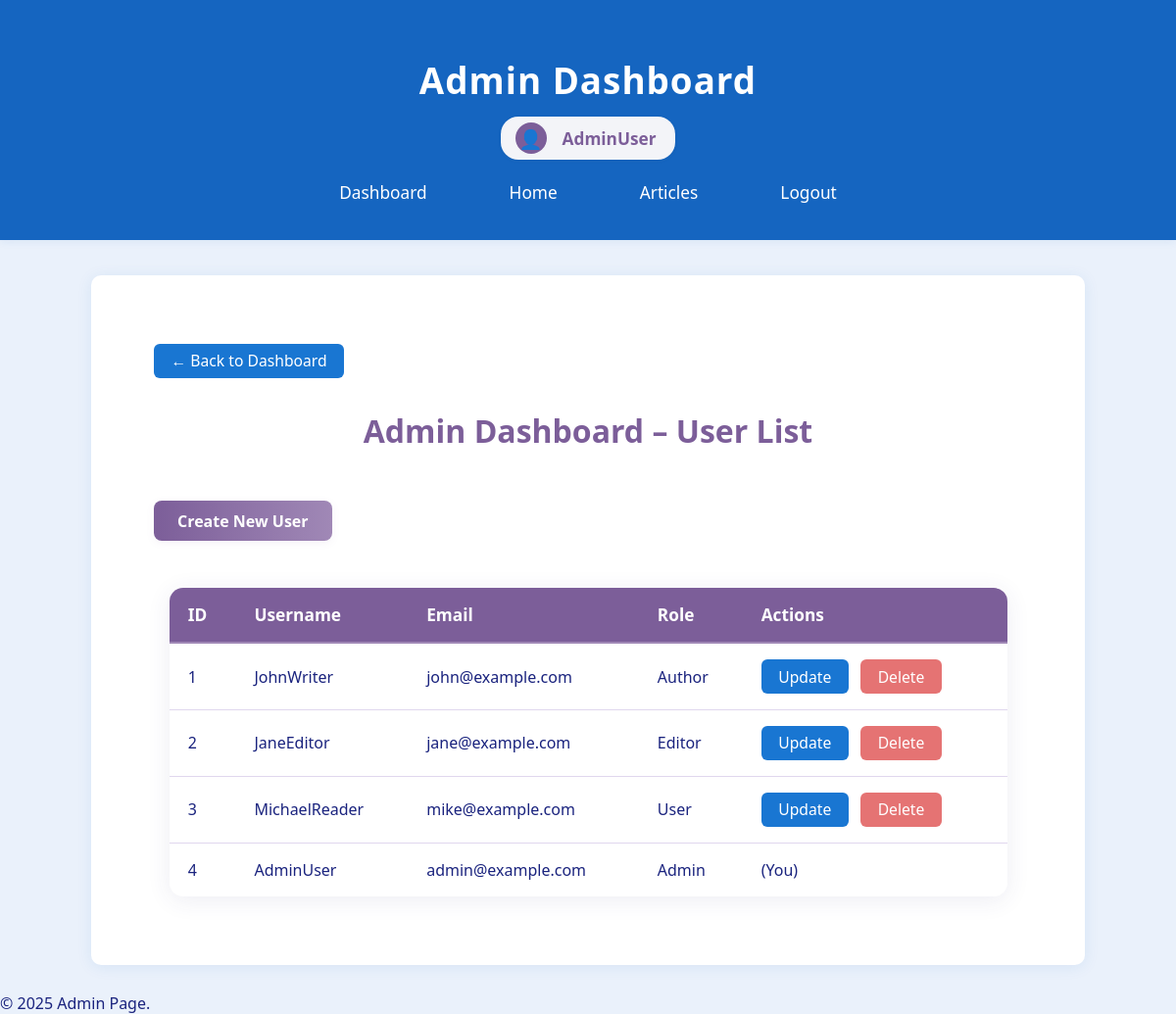
Before: /public/admin/userlist (signed in) with the older database file.
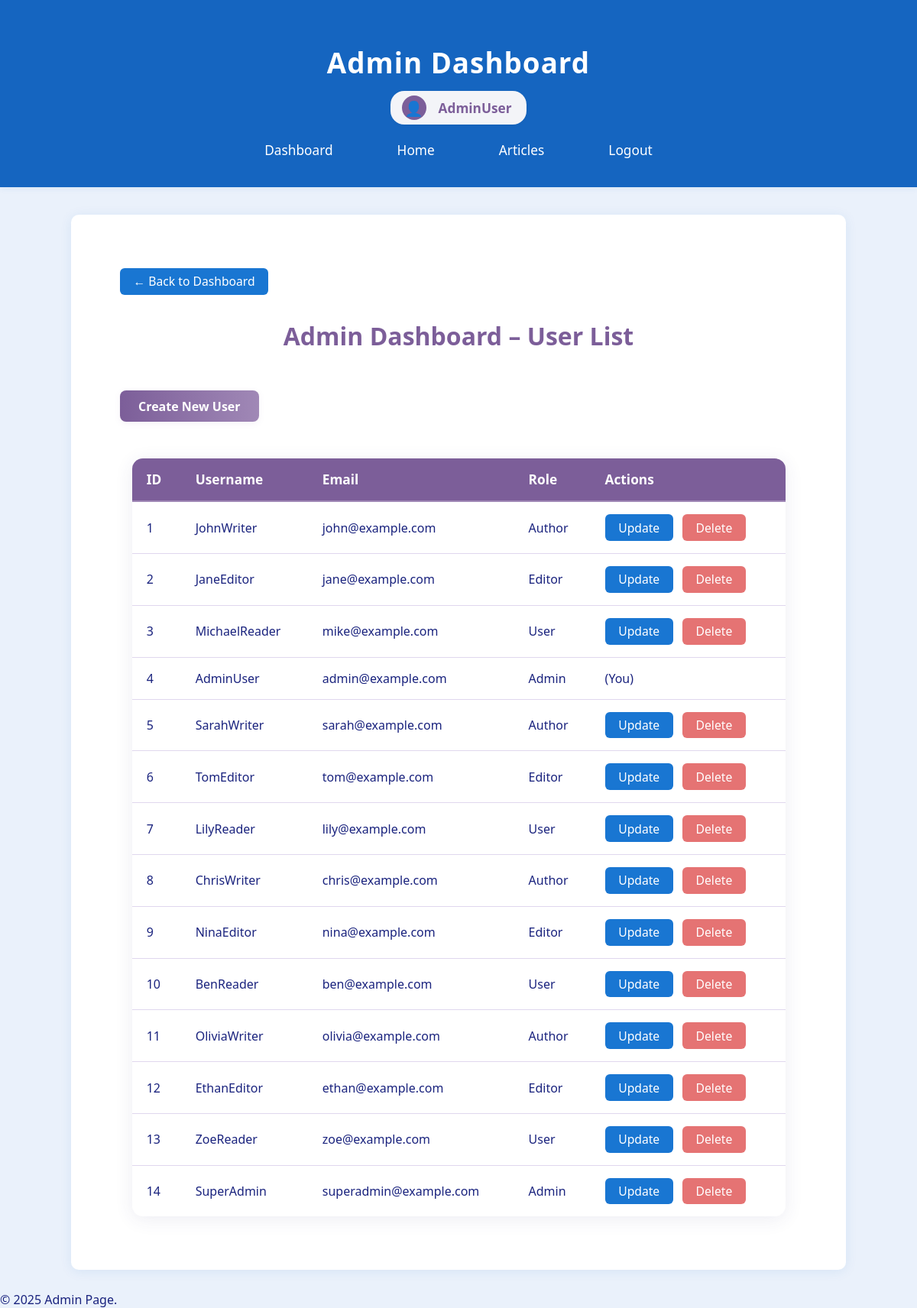
After: the same page with the newer database file.
### tables this page shows
CREATE TABLE `users` (
  `id` int(11) NOT NULL,
  `username` varchar(50) NOT NULL,
  `email` varchar(100) NOT NULL,
  `password` varchar(255) NOT NULL,
  `role_id` int(11) DEFAULT NULL,
  `created_at` timestamp NOT NULL DEFAULT current_timestamp()
);

### app/helpers.php (called while the page is built, shortened)
<?php
function render($view, $data = [], $layout = 'layout') {
    extract($data);
    require views_path($view . '.php');
    $content = ob_get_clean();
    require views_path($layout . ".php");
}
function base_url($path = '') {
    if(defined('BASE_URL')) {
        return BASE_URL . ltrim($path, '/');
    }
    $protocol =
    (!empty($_SERVER['HTTPS']) && $_SERVER['HTTPS'] !== 'off') ||
    $_SERVER['SERVER_PORT'] === 443 ? "https://" : "http://";
    $host = $_SERVER['HTTP_HOST'];
    $base = rtrim(dirname($_SERVER['SCRIPT_NAME']), '/');
    return $protocol . $host . $base . '/' . ltrim($path, '/');
}
function base_path($path = '') {
    return realpath(__DIR__ . '/../' . '/' . ltrim($path, '/'));
}
function views_path($path = '') {
    return base_path('app/views/' . ltrim($path, '/'));
}

### app/controllers/AdminController.php (called while the page is built, shortened)
<?php
require_once __DIR__ . '/../../config/database.php';
require_once __DIR__ . '/../models/User.php';
class AdminController {
    public function userList() {
        $userModel = new User();
        $users = $userModel->getAllUsers();
        $roleNames = [
            1 => 'Author',
            2 => 'Editor',
            3 => 'User',
            10 => 'Admin'
        ];
        $data = [
            'users' => $users,
            'roleNames' => $roleNames,
            'currentUserId' => $_SESSION['user']['id'] ?? null,
        ];
        render('admin/userlist', $data, layout:'admin/layout');
    }
}
?>

### app/models/User.php (called while the page is built, shortened)
<?php
class User {
    private $conn;
    public function __construct() {
        $db = new Database();
        $this->conn = $db->connect();
    }
    public function getAllUsers() {
        $sql = "SELECT id, username, email, role_id, created_at FROM users";
        $stmt = $this->conn->query($sql);
        return $stmt->fetchAll(PDO::FETCH_ASSOC);
    }
}

### config/database.php (called while the page is built, shortened)
<?php
class Database {
    private $host = 'localhost';
    private $db_name = 'austro_asian_times';
    private $username = 'root';
    private $password = '';
    public function connect() {
        $this->conn = null;
        try {
            $dsn = "mysql:host=" . $this->host . ";dbname=" . $this->db_name . ";charset=utf8mb4";
            $this->conn = new PDO($dsn, $this->username, $this->password);
            $this->conn->setAttribute(PDO::ATTR_ERRMODE, PDO::ERRMODE_EXCEPTION);
        } catch (PDOException $e) {
            die("Connection failed: " . $e->getMessage());
        }
        return $this->conn;
    }
}

### app/views/admin/userlist.php (the view)
<a href="/PHP_MVC/public/admin/dashboard" class="btn-update" style="margin-left:2rem; margin-top:2rem; display:inline-block;">← Back to Dashboard</a>
<h2>Admin Dashboard – User List</h2>
<?php if ($_SESSION['user']['role_id'] == 10): ?>
    <a href="/PHP_MVC/public/admin/createUser" class="btn-create">Create New User</a>
<?php endif; ?>
<table>
    <tr>
        <th>ID</th>
        <th>Username</th>
        <th>Email</th>
        <th>Role</th>
        <th>Actions</th>
    </tr>
    <?php foreach ($users as $user): ?>
        <tr>
            <td><?= htmlspecialchars($user['id']) ?></td>
            <td><?= htmlspecialchars($user['username']) ?></td>
            <td><?= htmlspecialchars($user['email']) ?></td>
            <td><?= $roleNames[$user['role_id']] ?? 'Unknown' ?></td>
            <td>
                <?php if ($currentUserId != $user['id']): ?>
                    <a class="btn-update" href="/PHP_MVC/public/admin/updateUser?id=<?= $user['id'] ?>">Update</a>
                    <a class="btn-delete"
                        href="/PHP_MVC/public/admin/deleteUser?id=<?= $user['id'] ?>"
                        onclick="return confirm('Are you sure you want to delete this user?')">Delete</a>
                <?php else: ?>
                    (You)
                <?php endif; ?>
            </td>
        </tr>
    <?php endforeach; ?>
</table>

### public/index.php (shortened to what this page needs)
<?php
require_once __DIR__ . '/../routes/web.php';
$request = isset($_GET['url']) ? rtrim($_GET['url'], '/') : '';
$method = $_SERVER['REQUEST_METHOD'];
if(isset($routes[$method][$request])) {
    list($controller, $action) = explode('@', $routes[$method][$request]);
    $controllerInstance = new $controller;
    $controllerInstance->$action();
} else {
    http_response_code(404);
    echo "404 Not found";
}

### app/views/admin/layout.php (shortened to what this page needs)
<!DOCTYPE html>
<html lang="en">
<head>
    <link rel="stylesheet" href="/PHP_MVC/public/css/admin.css">
</head>
<body>
    <header>
        <?php
        $roleName = 'Dashboard';
        $username = isset($_SESSION['user']['username']) ? $_SESSION['user']['username'] : '';
        if (isset($_SESSION['user']['role_id'])) {
            if ($_SESSION['user']['role_id'] == 1) {
                $roleName = 'Journalist Dashboard';
            } elseif ($_SESSION['user']['role_id'] == 2) {
                $roleName = 'Editor Dashboard';
            } elseif ($_SESSION['user']['role_id'] == 10) {
                $roleName = 'Admin Dashboard';
            }
        }
        ?>
        <h1><?= $roleName ?></h1>
        <?php if ($username): ?>
            <div class="admin-user-info">
                <span class="user-icon">👤</span>
                <span class="user-name"><?= htmlspecialchars($username) ?></span>
            </div>
        <?php endif; ?>
        <nav class="admin-nav">
            <a href="<?php echo base_url('admin/dashboard'); ?>">Dashboard</a>
            <a href="<?php echo base_url(''); ?>">Home</a>
            <a href="<?php echo base_url('articles'); ?>">Articles</a>
            <a href="<?php echo base_url('user/logout'); ?>">Logout</a>
        </nav>
    </header>
    <main>
        <?= $content ?>
    </main>
    <footer>
        &copy; <?= date("Y") ?> Admin Page.
    </footer>
</body>
</html>

### public/css/admin.css (style rules this page uses)
body { font-family: 'Segoe UI', Arial, sans-serif; background: #eaf1fb; color: #1a237e; margin: 0; padding: 0; }
header { background: #1565c0; color: #fff; padding: 2rem 0 1.2rem 0; box-shadow: 0 2px 8px rgba(21,101,192,0.08); text-align: center; }
header h1 { font-size: 2.3rem; margin-bottom: 12px; letter-spacing: 1px; font-weight: 700; }
.admin-nav { display: flex; justify-content: center; gap: 2.5rem; margin-bottom: 8px; }
.admin-nav a { color: #fff; text-decoration: none; font-weight: 500; padding: 10px 22px; border-radius: 5px; transition: background 0.18s, color 0.18s; font-size: 1.08rem; background: transparent; }
.admin-user-info { display: flex; align-items: center; justify-content: center; gap: 0.5rem; margin-bottom: 0.7rem; color: #23223a; font-size: 1.08rem; font-weight: 500; background: #f3f4f8; border-radius: 18px; padding: 0.4rem 1.2rem 0.4rem 0.9rem; width: fit-content; margin-left: auto; margin-right: auto; box-shadow: 0 1px 4px rgba(60,60,60,0.06); }
.admin-user-info .user-icon { font-size: 1.2rem; background: #7c5e99; color: #fff; border-radius: 50%; width: 2rem; height: 2rem; display: flex; align-items: center; justify-content: center; margin-right: 0.5rem; }
.admin-user-info .user-name { font-weight: 600; color: #7c5e99; font-size: 1.08rem; }
main { flex: 1; max-width: 950px; margin: 36px auto 28px auto; background: #fff; border-radius: 10px; box-shadow: 0 2px 16px rgba(21,101,192,0.09); padding: 38px 32px; min-height: 420px; }
h2 { text-align: center; margin-top: 2rem; color: #7c5e99; font-size: 2rem; font-weight: 700; }
.btn-create { display: inline-block; margin: 1.5rem 0 1rem 2rem; padding: 0.6rem 1.5rem; background: linear-gradient(90deg, #7c5e99 0%, #a088b6 100%); color: #fff; border: none; border-radius: 8px; font-size: 1rem; font-weight: 600; text-decoration: none; transition: background 0.18s, transform 0.15s; box-shadow: 0 2px 8px 0 rgba(124, 94, 153, 0.08); cursor: pointer; }
table { width: 90%; margin: 2rem auto; border-collapse: collapse; background: #fff; border-radius: 14px; box-shadow: 0 4px 24px rgba(60, 60, 120, 0.09); overflow: hidden; }
th, td { padding: 1rem 1.2rem; text-align: left; }
th { background: #7c5e99; color: #fff; font-size: 1.08rem; font-weight: 600; border-bottom: 2px solid #a088b6; }
td { border-bottom: 1px solid #e0d7ee; font-size: 1rem; }
tr:last-child td { border-bottom: none; }
.btn-update, .btn-delete { display: inline-block; padding: 0.4rem 1.1rem; border-radius: 6px; font-size: 0.98rem; font-weight: 500; text-decoration: none; margin-right: 0.5rem; transition: background 0.18s, color 0.18s, transform 0.15s; border: none; cursor: pointer; }
.btn-update { background: #1976d2; color: #fff; }
.btn-delete { background: #e57373; color: #fff; }

Changed rows visible on the page:
added users: id "5", username "SarahWriter", email "sarah@example.com", role "Author"
added users: id "6", username "TomEditor", email "tom@example.com", role "Editor"
added users: id "7", username "LilyReader", email "lily@example.com", role "User"
added users: id "8", username "ChrisWriter", email "chris@example.com", role "Author"
added users: id "9", username "NinaEditor", email "nina@example.com", role "Editor"
added users: id "10", username "BenReader", email "ben@example.com", role "User"
added users: id "11", username "OliviaWriter", email "olivia@example.com", role "Author"
added users: id "12", username "EthanEditor", email "ethan@example.com", role "Editor"
added users: id "13", username "ZoeReader", email "zoe@example.com", role "User"
added users: id "14", username "SuperAdmin", email "superadmin@example.com", role "Admin"
